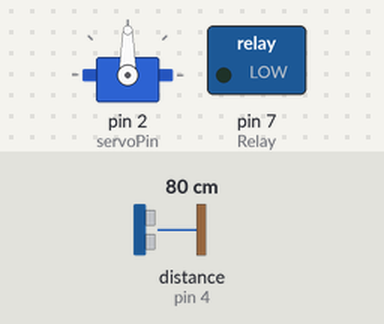
Recording of a sketch running on a simulated Arduino Uno, built with avr-gcc and run on an emulated ATmega328P. On the bench: servo, switched loads named in the sketch (green lamp = pin HIGH). Wiring (inferred from the names in the program): ultrasonic range finder: trigger pin 8; echo pin 4. Inputs (shaded band) come from the test bench; at power-on: distance to the obstacle (sensor on pin 4) 80 cm. The echo pulse lasts 58.3 µs per cm; pins used as bus, display or sensor lines are not drawn; what the sketch prints to the serial monitor is not drawn.

Above: at 0.15 s.
Timing chart, 0 to 1.8 s (numbered marks = the images above):
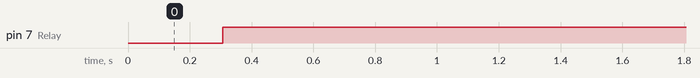

The sketch:

Water_and_Ice_dispensing_mahine_code.ino
```cpp
//using servo library
#include<Servo.h>

// servo variable
Servo myServo;

#define trigger 8
#define echo 4
#define Relay 7
#define servoPin 2

float time=0;
float distance=0;
int flag =0;

void setup()
{
 Serial.begin(9600);

 pinMode(trigger,OUTPUT);
 pinMode(echo,INPUT);
 pinMode(Relay,OUTPUT);

 myServo.attach(servoPin);

}

void loop()
{
// function used to find distance between glass and machine
measureDistance();

Serial.println(distance);
delay(300);

if(distance<7)
 {
  digitalWrite(Relay,LOW);

  int reading;
  float volts;

  reading = analogRead(A1);
  volts = AnalogToVolts(reading);
  float celsius= volts*100-50;
  Serial.println(celsius);
  delay(100);

if (flag==0)
{
   if ((celsius>26))
   {
     myServo.write(0);
     delay(250);
     myServo.write(180);
     delay(250);
     myServo.write(0);
     delay(2000);

     flag=1;
   }
}

 }
 else
 {
   digitalWrite(Relay,HIGH);
 }

 delay(500);
}

float  AnalogToVolts(int reading)
{
  float volts;
  volts = (reading/(1023.0 * 5.0));  //Perform conversion
  return volts;
}
void measureDistance()
{
 digitalWrite(trigger,LOW);
 delayMicroseconds(2);
 digitalWrite(trigger,HIGH);
 delayMicroseconds(10);
 digitalWrite(trigger,LOW);
 delayMicroseconds(2);
 time=pulseIn(echo,HIGH);

 distance=(time/2)* 0.0343;
}
```

Measured:
- by itself, pin 7 (Relay): LOW → HIGH at 0.31 s
